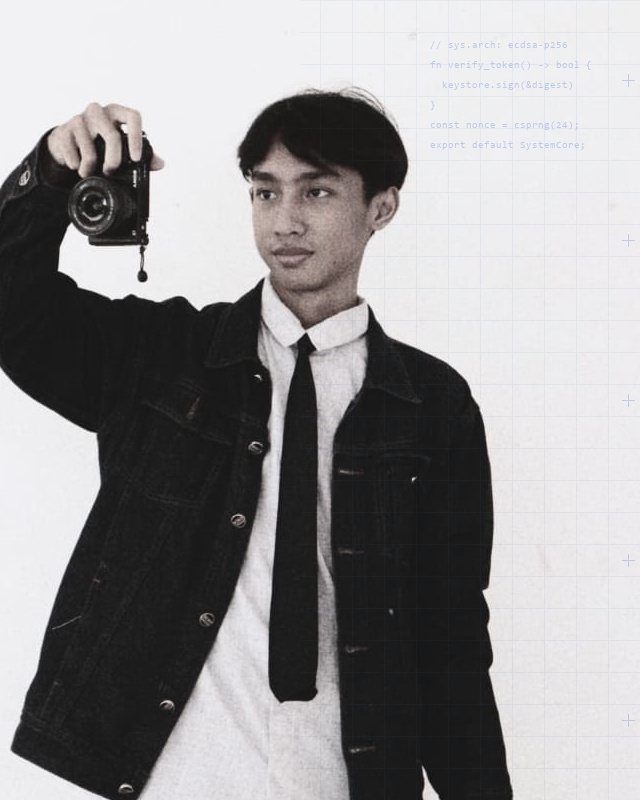
#> input picture assets/portrait-coder.jpg, 640 x 800 px
$ python generate_split_portrait.py ../assets/portrait-coder.jpg
#> lines starting #> are read from the running program, lines starting #| are printed output that depends on the picture; after the words box and inside, x2 and y2 are one past the last pixel; in counts of white or black regions, pixels touching at a corner belong together
#!/usr/bin/env python3
"""
Studio Portrait Processing Tool for Abhipraya Portfolio
Takes a high-resolution studio photo (ideally front-facing bust with transparent or light background)
and generates the two precisely registered production layers:
1. portrait-cutout-coder.png (natural photographic appearance)
2. portrait-cutout-designer.png (artistic painterly graphic composition)
"""

import sys
import os
import cv2
import numpy as np
from PIL import Image, ImageDraw, ImageFilter, ImageEnhance

def process_portrait(input_path, output_dir=None):
#> called with input_path = '../assets/portrait-coder.jpg'
    if not os.path.exists(input_path):
        print(f"Error: Input file not found: {input_path}")
        return False

    if output_dir is None:
        # Default to assets/portrait/ and assets/
        repo_root = os.path.dirname(os.path.dirname(os.path.abspath(__file__)))
        output_dirs = [
            os.path.join(repo_root, "assets", "portrait"),
            os.path.join(repo_root, "assets")
        ]
    else:
        output_dirs = [output_dir]

    print(f"Reading input image: {input_path}...")
    img = cv2.imread(input_path, cv2.IMREAD_UNCHANGED)
#> img is the input picture: shape (800, 640, 3); mean B, G, R 149.4, 148.3, 149.6
    if img is None:
        print("Error: Could not decode image.")
        return False

    h, w = img.shape[:2]
#> h = 800; w = 640
    print(f"Original image size: {w}x{h}")
#| Original image size: 640x800

    # Check if already transparent PNG
    if img.shape[2] == 4:
        print("Image has alpha channel. Using existing transparency...")
        b, g, r, a = cv2.split(img)
    else:
        print("Extracting foreground using contour distance...")
        b, g, r = cv2.split(img)
        # Background assumption: corners
        bg_corners = np.vstack([
            img[0:15, 0:15],
            img[0:15, w-15:w]
        ]).reshape(-1, 3)
#> bg_corners = 450 rows, first 8: [244, 242, 242], [244, 242, 242], [244, 242, 242], [244, 242, 242], [244, 242, 242], [244, 242, 242], [244, 242, 242], [244, 242, 242]
        bg_mean = np.mean(bg_corners, axis=0)
#> bg_mean = [241.5, 240.2, 240.1]
        dist = np.linalg.norm(img.astype(np.float32) - bg_mean, axis=2)
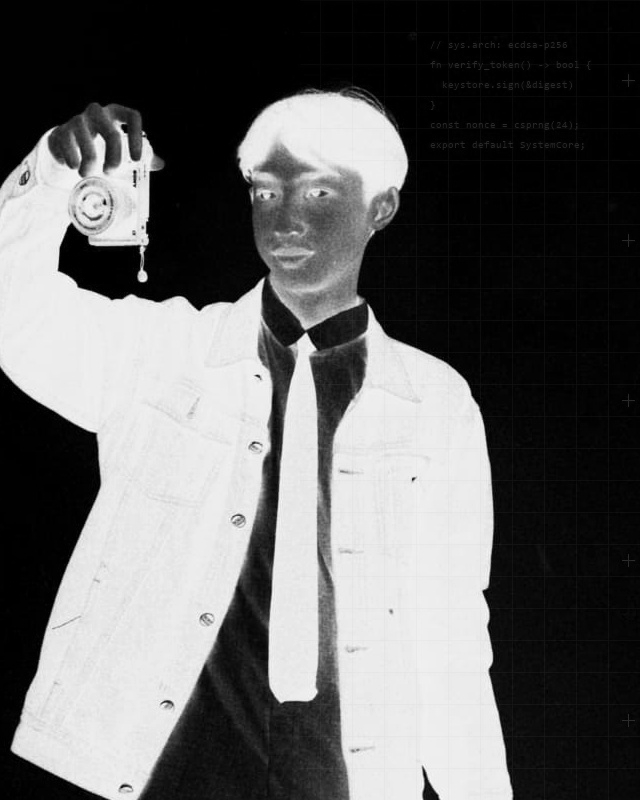
#> dist: shape (800, 640) float64; min 0.565, max 401.2, mean 159.2; drawn with min black and max white
        binary = (dist > 18).astype(np.uint8) * 255
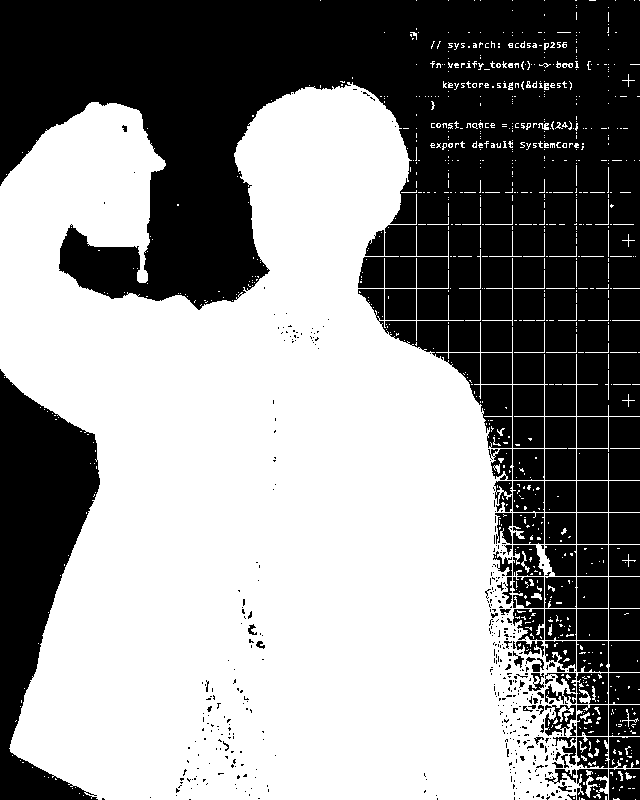
#> binary: shape (800, 640); 56.1% white; 508 black regions (426 under 20 px)
        contours, _ = cv2.findContours(binary, cv2.RETR_EXTERNAL, cv2.CHAIN_APPROX_SIMPLE)
#> contours = 669 contours, 665 with area under 20; largest, box (x1, y1, x2, y2) and area: (0, 82, 640, 800) 310170, (585, 776, 598, 798) 61, (562, 63, 573, 68) 30, (538, 123, 549, 130) 24
        a = np.zeros((h, w), dtype=np.uint8)
        if contours:
            largest = max(contours, key=cv2.contourArea)
#> largest = contour of 1672 points, box (x1, y1, x2, y2) (0, 82, 640, 800), area 310170
            cv2.drawContours(a, [largest], -1, 255, thickness=cv2.FILLED)
#> a: shape (800, 640); 61.1% white; 20 black regions (6 under 20 px), largest, box (x1, y1, x2, y2) and area: (0, 0, 640, 448) 161879, (0, 369, 100, 800) 23683, (577, 417, 640, 480) 2915
        a = cv2.GaussianBlur(a, (5, 5), 0)

    # Feather bottom 80px
    for y in range(h - 80, h):
        factor = (h - 1 - y) / 80.0
        a[y, :] = (a[y, :].astype(float) * factor).astype(np.uint8)
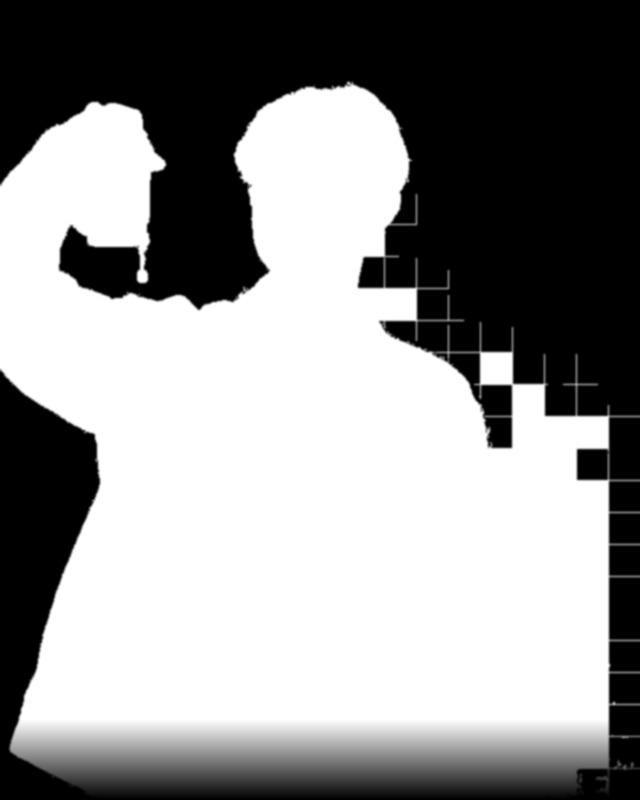
#> a: shape (800, 640); min 0, max 255, mean 145

    # 1. LAYER B: CODER (Natural photograph)
    coder_rgba = Image.fromarray(cv2.merge([r, g, b, a]))
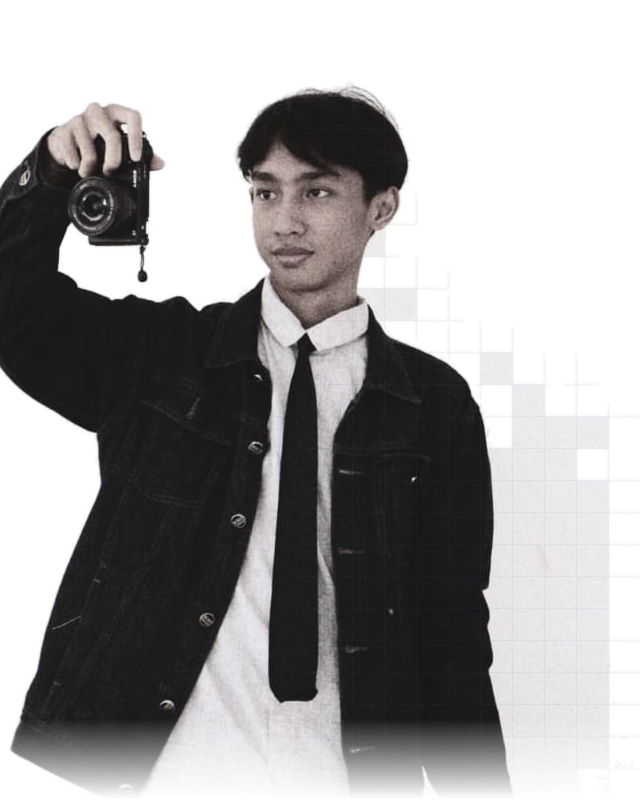
#> coder_rgba: PIL image 640x800 RGBA; mean R, G, B, A 149.6, 148.3, 149.4, 145; transparent parts drawn white

    # 2. LAYER A: DESIGNER (Artistic painted graphic composition)
    rgb_im = coder_rgba.convert('RGB')
    enhancer_c = ImageEnhance.Color(rgb_im)
    designer_base = enhancer_c.enhance(1.35)
    enhancer_con = ImageEnhance.Contrast(designer_base)
    designer_base = enhancer_con.enhance(1.18)
    designer_rgba = designer_base.convert('RGBA')
    designer_rgba.putalpha(coder_rgba.split()[3])
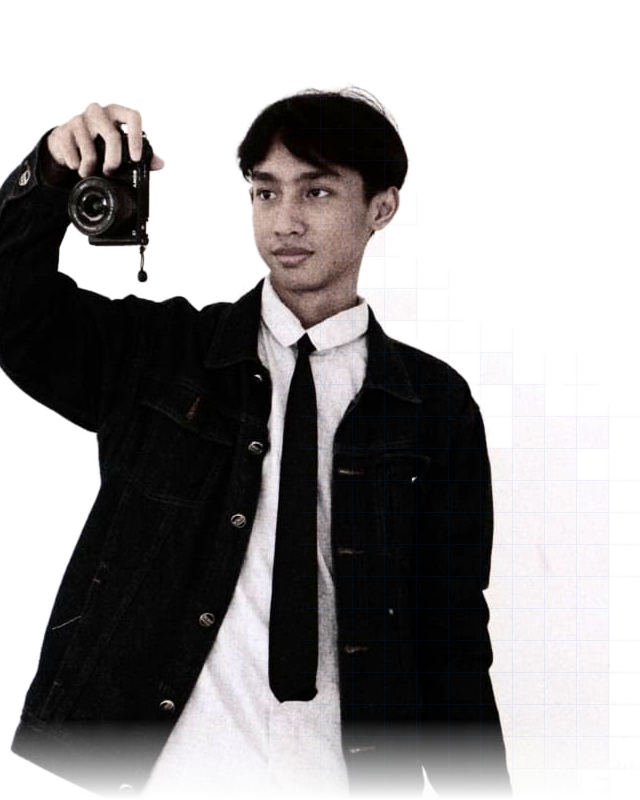
#> designer_rgba: PIL image 640x800 RGBA; mean R, G, B, A 149.1, 147, 147.9, 145; transparent parts drawn white

    # Painterly overlay layer
    paint_layer = Image.new('RGBA', (w, h), (0, 0, 0, 0))
#> paint_layer: PIL image 640x800 RGBA; every value is 0
    pdraw = ImageDraw.Draw(paint_layer)

    np.random.seed(77)
    palette = [
        (40, 93, 202, 60),    # Cobalt blue #285DCA
        (14, 165, 233, 50),   # Cyan #0EA5E9
        (96, 165, 250, 45),   # Soft sky blue
        (30, 58, 138, 55),    # Deep midnight indigo
        (240, 240, 237, 70),  # Soft highlight
    ]

    for _ in range(95):
        bx = np.random.randint(15, int(w * 0.55))
        by = np.random.randint(40, h - 80)
        rx = np.random.randint(20, 85)
        ry = np.random.randint(15, 55)
        c = palette[np.random.randint(0, len(palette))]
        pdraw.ellipse([bx - rx, by - ry, bx + rx, by + ry], fill=c)

    paint_layer = paint_layer.filter(ImageFilter.GaussianBlur(radius=8))
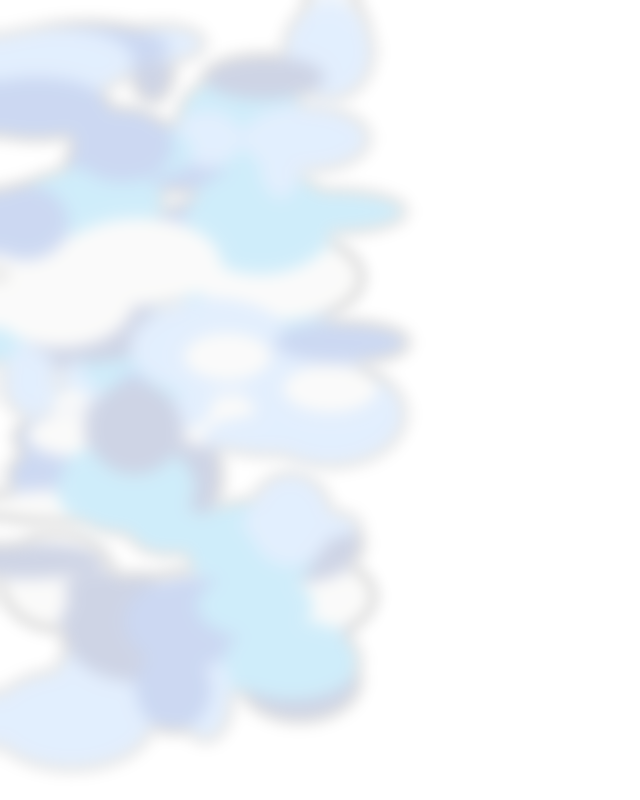
#> paint_layer: PIL image 640x800 RGBA; mean R, G, B, A 42.2, 72.1, 102.7, 25.6; transparent parts drawn white

    # Sharp bezier & registration graphics
    pdraw_s = ImageDraw.Draw(paint_layer)
    pdraw_s.line([(35, 260), (75, 185), (145, 165), (225, 215)], fill=(14, 165, 233, 170), width=3)
    for px, py in [(35, 260), (75, 185), (145, 165), (225, 215)]:
        pdraw_s.ellipse([px-4, py-4, px+4, py+4], fill=(255, 255, 255, 240), outline=(40, 93, 202, 240), width=2)

    pdraw_s.line([(35, 30), (35, 60)], fill=(40, 93, 202, 180), width=1)
    pdraw_s.line([(20, 45), (50, 45)], fill=(40, 93, 202, 180), width=1)
    pdraw_s.arc([(22, 32), (48, 58)], 0, 360, fill=(40, 93, 202, 140), width=1)

    swatches = [(40, 93, 202, 240), (14, 165, 233, 240), (96, 165, 250, 240), (248, 248, 246, 240)]
    for i, sc in enumerate(swatches):
        pdraw_s.rectangle([35 + i * 24, h - 90, 54 + i * 24, h - 72], fill=sc, outline=(255, 255, 255, 200))

    designer_comp = Image.alpha_composite(designer_rgba, paint_layer)
    designer_comp.putalpha(coder_rgba.split()[3])
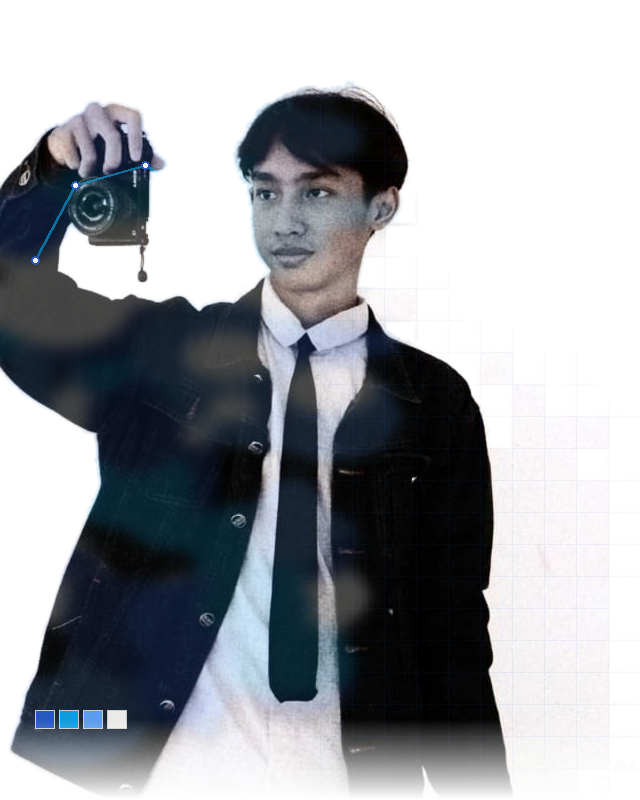
#> designer_comp: PIL image 640x800 RGBA; mean R, G, B, A 123.6, 133.3, 146.6, 145; transparent parts drawn white

    for out_d in output_dirs:
        os.makedirs(out_d, exist_ok=True)
        coder_rgba.save(os.path.join(out_d, "portrait-cutout-coder.png"), "PNG")
        coder_rgba.save(os.path.join(out_d, "portrait-cutout-coder.webp"), "WEBP")
        designer_comp.save(os.path.join(out_d, "portrait-cutout-designer.png"), "PNG")
        designer_comp.save(os.path.join(out_d, "portrait-cutout-designer.webp"), "WEBP")
        print(f"Saved layers to: {out_d}")

    print("Success! Both layers generated and saved.")
    return True

if __name__ == "__main__":
    if len(sys.argv) < 2:
        print("Usage: python generate_split_portrait.py <path_to_photo.jpg/png>")
        sys.exit(1)
    process_portrait(sys.argv[1])
